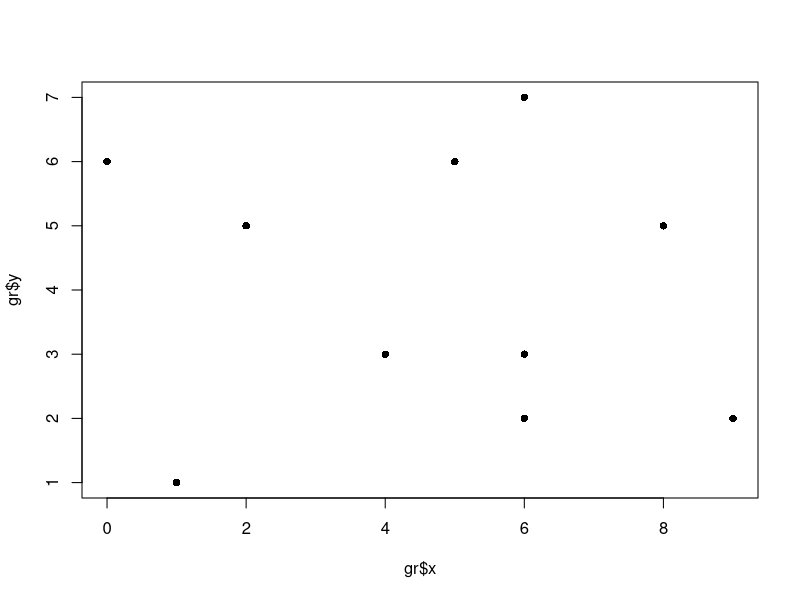
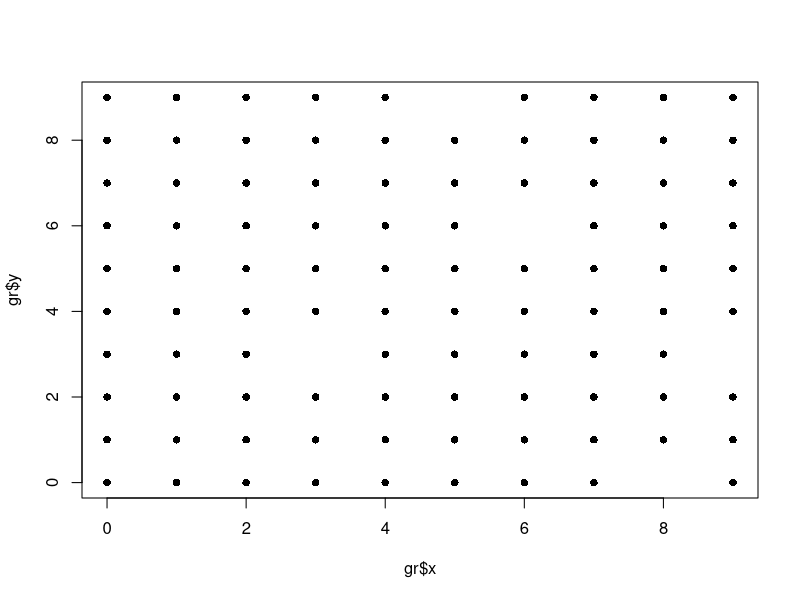
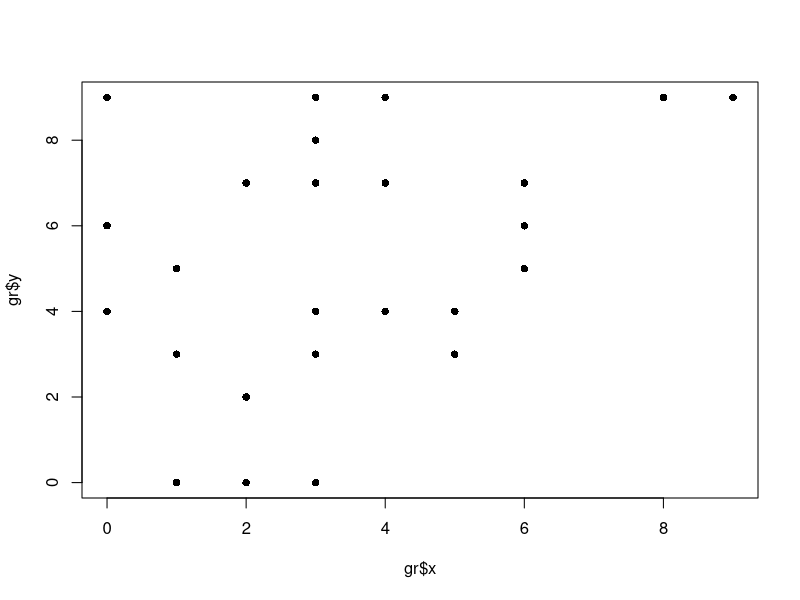
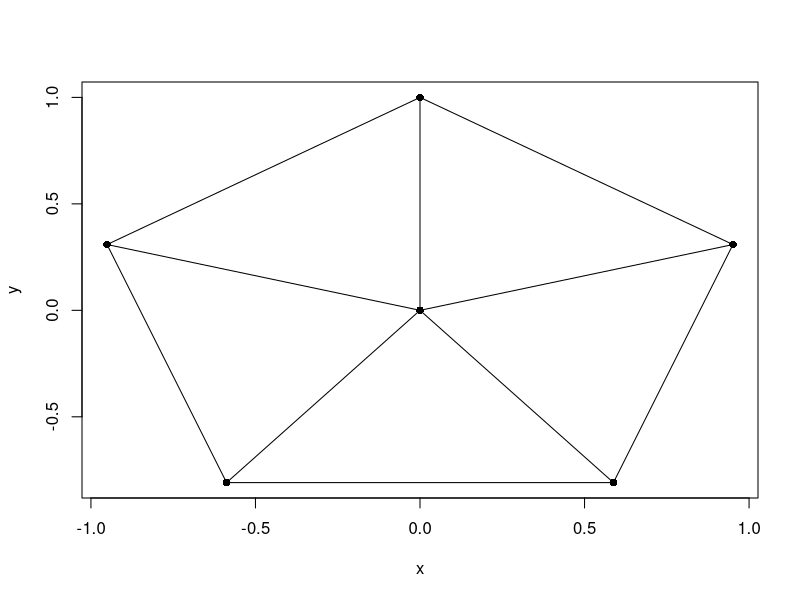
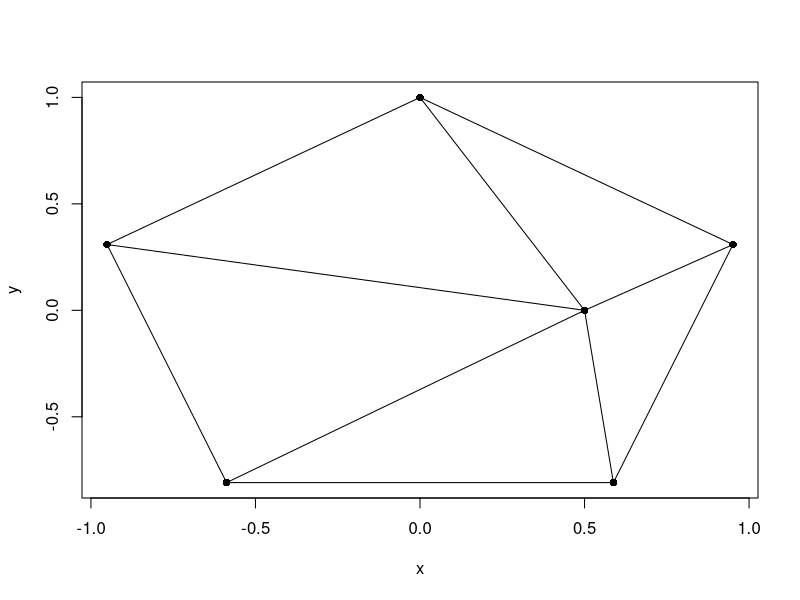
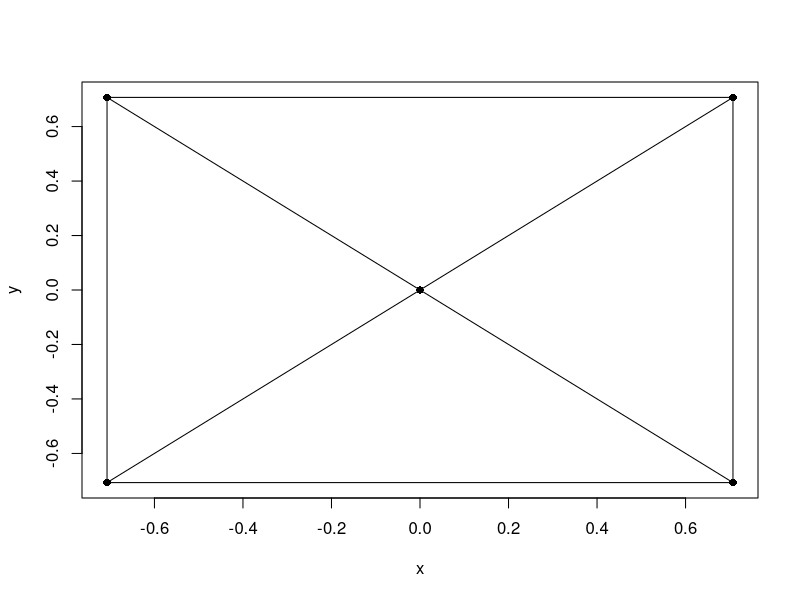
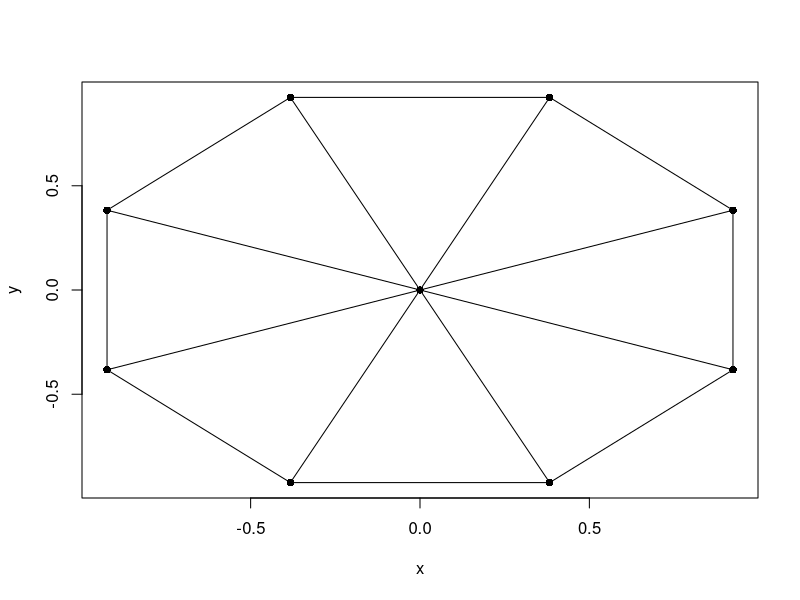
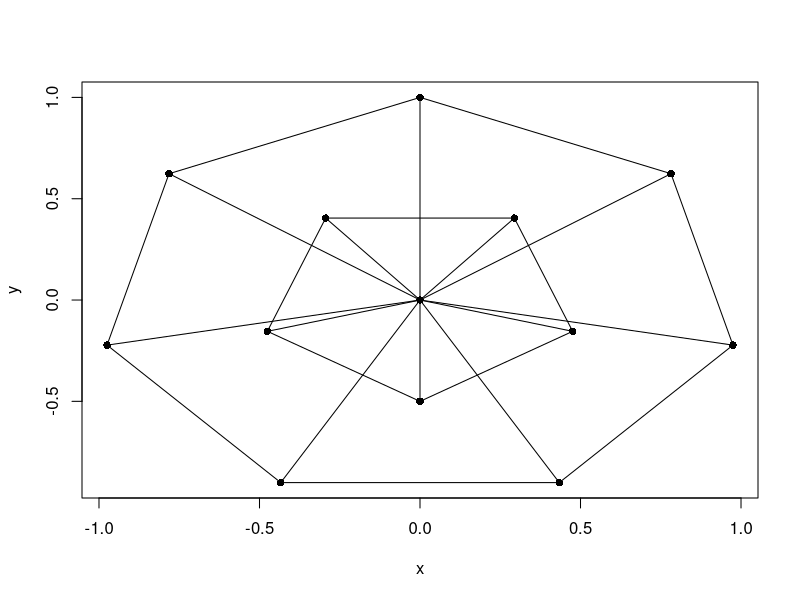

These charts were generated, in order, by the following R code:

#### Some "Graph" Utility Functions ####
#### v 0.1
####
#### Leonard Mada

### Limitations
# - does NOT generate (V, E)-structures;

### A.) Generate Random Points on a Grid
# e.g. for a traveling salesman problem

grid.gen = function(n, sizeGrid, offset=c(0,0)) {
	i = 0:(sizeGrid[1] * sizeGrid[2] - 1)
	locations.arr = sample(i, n)
	locations.df = data.frame(
		x = locations.arr %/% sizeGrid[1],
		y = locations.arr %% sizeGrid[1])
	locations.df$x = locations.df$x + offset[1]
	locations.df$y = locations.df$y + offset[2]
	return(locations.df)
}

### Examples

gr = grid.gen(10, c(10,10))
plot(gr$x, gr$y, pch=16)


gr = grid.gen(95, c(10,10))
plot(gr$x, gr$y, pch=16)



gr = grid.gen(25, c(10,10))
plot(gr$x, gr$y, pch=16)


### B.) Plot some special "Graphs"

### special cases of Cover

poly.geom = function(v, r = 1, rot=pi/2, addP=c(0,0), add=FALSE) {
	# v = number of peripheral vertices
	# rot = pi/2 or pi/v
	i = 1:v
	i = i - 1
	a = i * 2 * pi / v + rot
	x = r * cos(a)
	y = r * sin(a)
	if(add) {
		points(x, y, pch=16)
	} else {
		plot(x, y, pch=16)
	}
	lines(c(x, x[1]), c(y, y[1]))
	
	if(length(addP) == 2) {
		points(addP[1], addP[2], pch=16)
		i = i + 1
		for(p in i) {
			lines(c(addP[1],x[p]), c(addP[2], y[p]))
		}
	}
	
	return(data.frame(x=x, y=y))
}

### Examples

poly.geom(5)

### assymetric Center
poly.geom(5, addP=c(0.5, 0))

### Other sizes
poly.geom(4, rot=pi/4)

poly.geom(8, rot=pi/8)

### Overlap
poly.geom(7)
poly.geom(5, rot=-pi/2, r=0.5, add=T)

### Overlap
poly.geom(8, rot=pi/8)
poly.geom(8, rot=pi/8, r=0.5, add=T)
